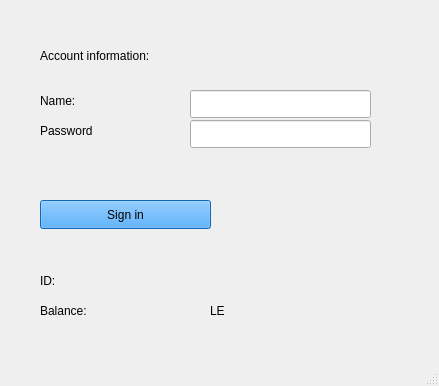
<?xml version="1.0" encoding="UTF-8"?>
<ui version="4.0">
 <class>Student</class>
 <widget class="QMainWindow" name="Student">
  <property name="geometry">
   <rect>
    <x>0</x>
    <y>0</y>
    <width>439</width>
    <height>386</height>
   </rect>
  </property>
  <property name="windowTitle">
   <string>Student</string>
  </property>
  <property name="styleSheet">
   <string notr="true"/>
  </property>
  <widget class="QWidget" name="centralwidget">
   <widget class="QLabel" name="label">
    <property name="geometry">
     <rect>
      <x>40</x>
      <y>40</y>
      <width>191</width>
      <height>31</height>
     </rect>
    </property>
    <property name="styleSheet">
     <string notr="true">font: 700 9pt &quot;Segoe UI&quot;;</string>
    </property>
    <property name="text">
     <string>Account information:</string>
    </property>
   </widget>
   <widget class="QLabel" name="label_name">
    <property name="geometry">
     <rect>
      <x>40</x>
      <y>90</y>
      <width>181</width>
      <height>21</height>
     </rect>
    </property>
    <property name="text">
     <string>Name:</string>
    </property>
   </widget>
   <widget class="QLabel" name="label1">
    <property name="geometry">
     <rect>
      <x>40</x>
      <y>120</y>
      <width>81</width>
      <height>21</height>
     </rect>
    </property>
    <property name="text">
     <string>Password</string>
    </property>
   </widget>
   <widget class="QLineEdit" name="lineEdit_name">
    <property name="geometry">
     <rect>
      <x>190</x>
      <y>90</y>
      <width>181</width>
      <height>28</height>
     </rect>
    </property>
   </widget>
   <widget class="QLineEdit" name="lineEdit_password_2">
    <property name="geometry">
     <rect>
      <x>190</x>
      <y>120</y>
      <width>181</width>
      <height>28</height>
     </rect>
    </property>
   </widget>
   <widget class="QPushButton" name="pushButton_signin">
    <property name="geometry">
     <rect>
      <x>40</x>
      <y>200</y>
      <width>171</width>
      <height>29</height>
     </rect>
    </property>
    <property name="styleSheet">
     <string notr="true">background-color: rgb(25, 144, 255);</string>
    </property>
    <property name="text">
     <string>Sign in</string>
    </property>
   </widget>
   <widget class="QLabel" name="label_unknown">
    <property name="geometry">
     <rect>
      <x>40</x>
      <y>170</y>
      <width>171</width>
      <height>20</height>
     </rect>
    </property>
    <property name="text">
     <string/>
    </property>
   </widget>
   <widget class="QLabel" name="label_idconst">
    <property name="geometry">
     <rect>
      <x>40</x>
      <y>270</y>
      <width>41</width>
      <height>21</height>
     </rect>
    </property>
    <property name="text">
     <string>ID:</string>
    </property>
   </widget>
   <widget class="QLabel" name="label_balanceconst">
    <property name="geometry">
     <rect>
      <x>40</x>
      <y>300</y>
      <width>61</width>
      <height>21</height>
     </rect>
    </property>
    <property name="text">
     <string>Balance:</string>
    </property>
   </widget>
   <widget class="QLabel" name="label_id">
    <property name="geometry">
     <rect>
      <x>110</x>
      <y>270</y>
      <width>151</width>
      <height>21</height>
     </rect>
    </property>
    <property name="text">
     <string/>
    </property>
   </widget>
   <widget class="QLabel" name="label_balance">
    <property name="geometry">
     <rect>
      <x>110</x>
      <y>300</y>
      <width>161</width>
      <height>21</height>
     </rect>
    </property>
    <property name="text">
     <string/>
    </property>
   </widget>
   <widget class="QLabel" name="label_balance_2">
    <property name="geometry">
     <rect>
      <x>210</x>
      <y>300</y>
      <width>161</width>
      <height>21</height>
     </rect>
    </property>
    <property name="text">
     <string>LE</string>
    </property>
   </widget>
  </widget>
  <widget class="QMenuBar" name="menubar">
   <property name="geometry">
    <rect>
     <x>0</x>
     <y>0</y>
     <width>439</width>
     <height>25</height>
    </rect>
   </property>
  </widget>
  <widget class="QStatusBar" name="statusbar"/>
 </widget>
 <resources/>
 <connections/>
</ui>
